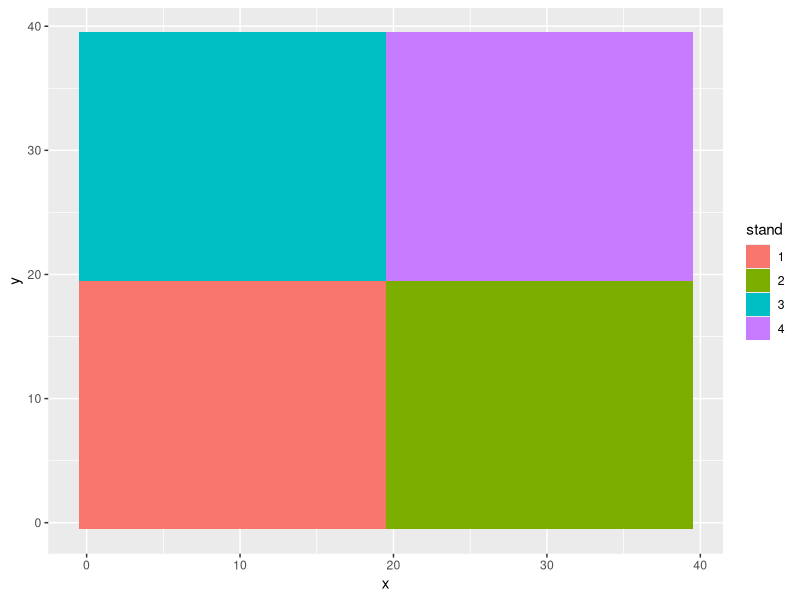
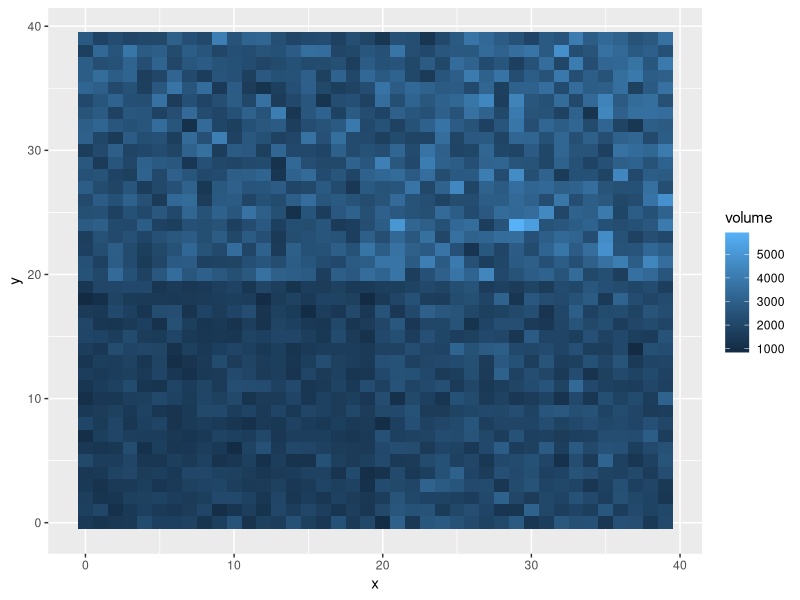
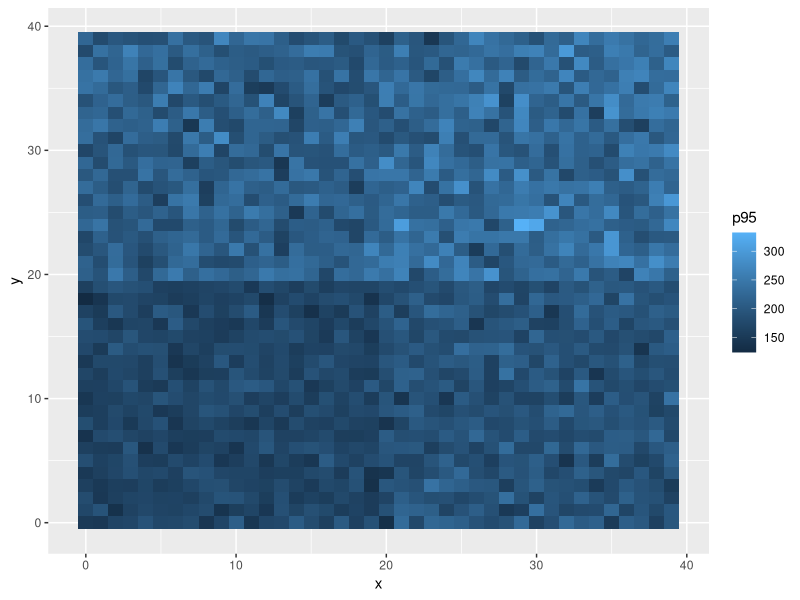
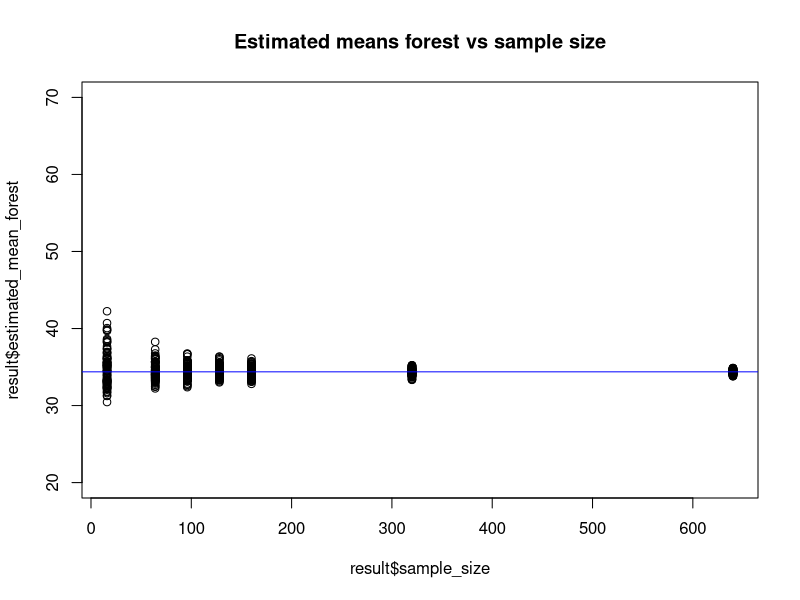
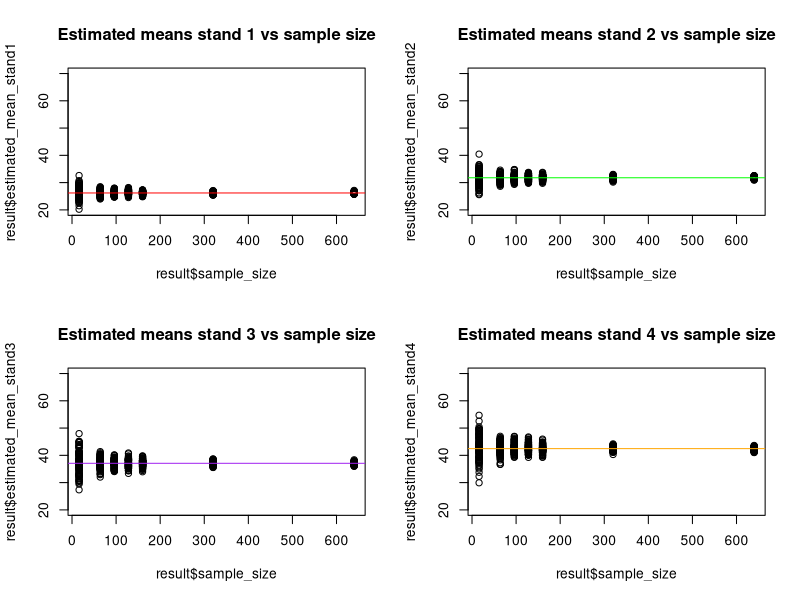
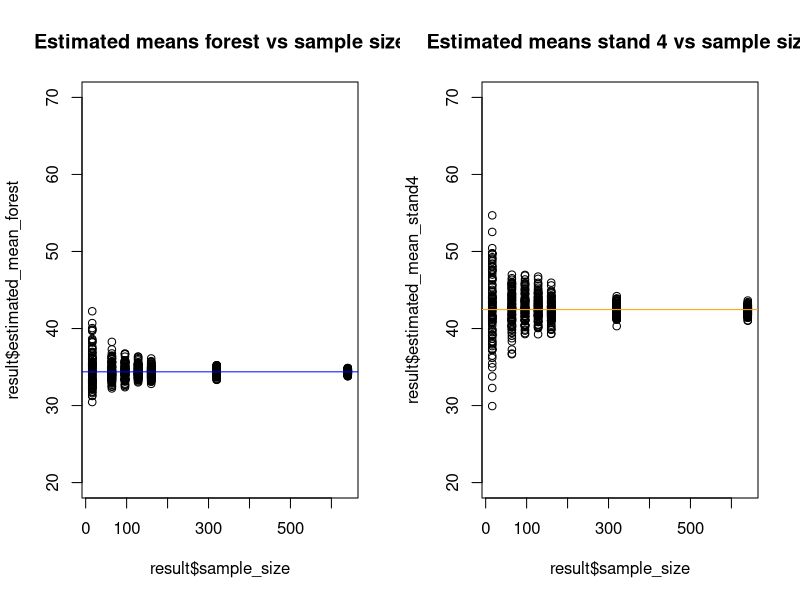
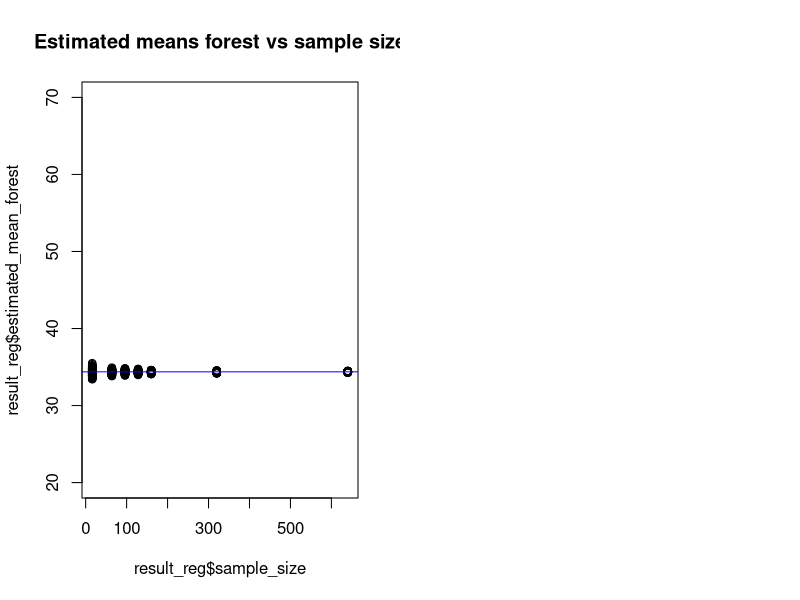
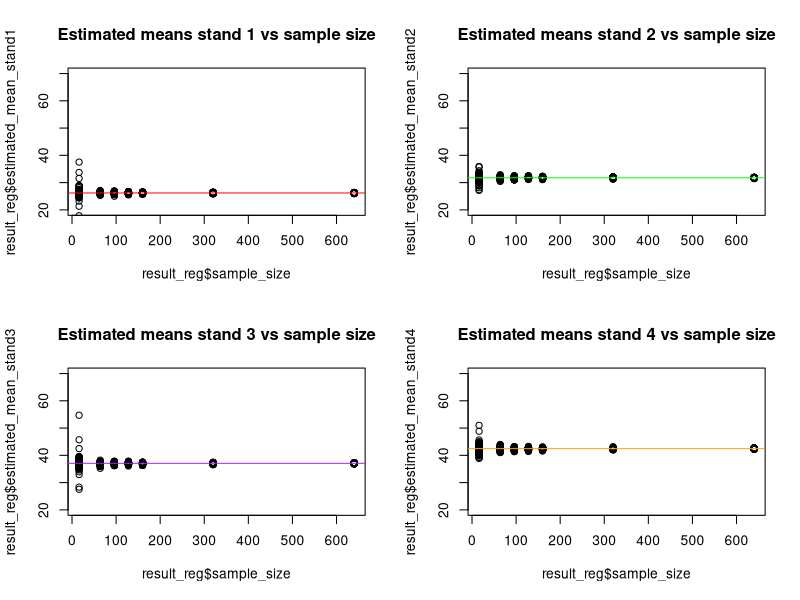

Here is the R script that generated these plots, in order:
## ---- chunk 1
library(ggplot2)
example1 <- read.csv("example1.csv")

#PLACEHOLDER
# paste here



example1$stand <- factor(example1$stand)
ggplot(example1,aes(x=x,y=y,fill=stand)) + geom_tile()
ggplot(example1,aes(x=x,y=y,fill=volume)) + geom_tile()
ggplot(example1,aes(x=x,y=y,fill=p95)) + geom_tile()
example1$volume <- rnorm(1600,0.07*example1$p95+0.0005*example1$p95^2,0.008*example1$p95)
## ---- chunk 2
true_mean_forest <- mean(example1$volume)
true_mean_stand1 <- mean(example1$volume[example1$stand==1])
true_mean_stand2 <- mean(example1$volume[example1$stand==2])
true_mean_stand3 <- mean(example1$volume[example1$stand==3])
true_mean_stand4 <- mean(example1$volume[example1$stand==4])
print("True mean")
true_mean_forest
print("True mean stand 1")
true_mean_stand1
print("True mean stand 2")
true_mean_stand2
print("True mean stand 3")
true_mean_stand3
print("True mean stand 4")
true_mean_stand4

## ---- chunk 3
repeats <- 100
sample_sizes <- c(16, 64, 96, 128, 160, 320, 640 )
result <- data.frame(rep=c(),sample_size=c(),
                      estimated_mean_forest=c(),
                      estimated_mean_stand1 = c(),
                      estimated_mean_stand2 = c(),
                      estimated_mean_stand3 = c(),
                      estimated_mean_stand4=c())
cont <- 1
for(i in 1:repeats){
  for(j in sample_sizes){
    # get a sample of the indices of the data
    my_sample<- sample(dim(example1)[1],j,replace = FALSE)
    # subset the forest
    sampled_data <- example1[my_sample,]
    # store the rep and sample size
    result[cont,"rep"]<-i
    result[cont,"sample_size"]<-j
    # calculate the sample means for the forest and each stand
    result[cont,"estimated_mean_forest"]<-mean(sampled_data$volume)
    result[cont,"estimated_mean_stand1"]<-mean(sampled_data$volume[sampled_data$stand==1])
    result[cont,"estimated_mean_stand2"]<-mean(sampled_data$volume[sampled_data$stand==2])
    result[cont,"estimated_mean_stand3"]<-mean(sampled_data$volume[sampled_data$stand==3])
    result[cont,"estimated_mean_stand4"]<-mean(sampled_data$volume[sampled_data$stand==4])
    # pass to next iteration
    cont <- cont+1
  }
}
# Store the pre-calculated true values
result$true_mean_forest<-true_mean_forest
result$true_mean_stand1 <- true_mean_stand1
result$true_mean_stand2 <- true_mean_stand2 
result$true_mean_stand3 <- true_mean_stand3 
result$true_mean_stand4 <- true_mean_stand4

## ---- chunk 4

plot(result$sample_size,result$estimated_mean_forest,ylim=c(20,70),
      main="Estimated means forest vs sample size")
abline(true_mean_forest,0,col="blue")
par(mfrow=c(2,2))
plot(result$sample_size,result$estimated_mean_stand1,ylim=c(20,70),
      main="Estimated means stand 1 vs sample size")
abline(true_mean_stand1,0,col="red")
plot(result$sample_size,result$estimated_mean_stand2,ylim=c(20,70),
      main="Estimated means stand 2 vs sample size")
abline(true_mean_stand2,0,col="green")
plot(result$sample_size,result$estimated_mean_stand3,ylim=c(20,70),
      main="Estimated means stand 3 vs sample size")
abline(true_mean_stand3,0,col="purple")
plot(result$sample_size,result$estimated_mean_stand4,ylim=c(20,70),
      main="Estimated means stand 4 vs sample size")
abline(true_mean_stand4,0,col="orange")

par(mfrow=c(1,2))
plot(result$sample_size,result$estimated_mean_forest,ylim=c(20,70),
     main="Estimated means forest vs sample size")
abline(true_mean_forest,0,col="blue")
plot(result$sample_size,result$estimated_mean_stand4,ylim=c(20,70),
      main="Estimated means stand 4 vs sample size")
abline(true_mean_stand4,0,col="orange")

## ---- chunk 5
repeats <- 100
sample_sizes <- c(16, 64, 96, 128, 160, 320, 640 )
result_reg <- data.frame(rep=c(),sample_size=c(),
                      estimated_mean_forest=c(),
                      estimated_mean_stand1 = c(),
                      estimated_mean_stand2 = c(),
                      estimated_mean_stand3 = c(),
                      estimated_mean_stand4=c())
cont <- 1
for(i in 1:repeats){
  for(j in sample_sizes){
    # get a sample of the indices of the data
    my_sample_reg<- sample(dim(example1)[1],j,replace = FALSE)
    # subset the forest and obtain the sample fit using OLS (lm function)
    sampled_data_reg <- example1[my_sample_reg,]
    model_forest <- lm(volume~p95,data = sampled_data_reg)
    media_reg_forest <- mean(predict(model_forest,example1)) + mean(model_forest$residuals)
    
    # now we will create subsamples for stands, obtain subsample fits for the stand and apply 
    # the regression estimator
    stand1 <- sampled_data_reg[sampled_data_reg$stand==1,]
    media_reg_stand1 <- try({
      model_stand1 <- lm(volume~p95, data=stand1)
      mean(predict(model_stand1,example1[example1$stand==1,]))+ mean(model_stand1$residuals)
    })
    if(inherits(media_reg_stand1,"try-error")){
      media_reg_stand1<-NA
    }
    # repeat for stand 2
    stand2 <- sampled_data_reg[sampled_data_reg$stand==2,]
    media_reg_stand2 <- try({
      model_stand2 <- lm(volume~p95, data=stand2)
      mean(predict(model_stand2,example1[example1$stand==2,])) + mean(model_stand2$residuals)
    })
    # bypass very low stand sample size
    if(inherits(media_reg_stand2,"try-error")){
      media_reg_stand2<-NA
    }
    # repeat for stand 3
    stand3 <- sampled_data_reg[sampled_data_reg$stand==3,]
    media_reg_stand3 <- try({
      model_stand3 <- lm(volume~p95, data=stand3)
      mean(predict(model_stand3,example1[example1$stand==3,])) + mean(model_stand3$residuals)
    })
    # bypass very low stand sample size
    if(inherits(media_reg_stand3,"try-error")){
      media_reg_stand3<-NA
    }
    
    # repeat for stand 4
    stand4 <- sampled_data_reg[sampled_data_reg$stand==4,]
    media_reg_stand4 <- try({
      model_stand4 <- lm(volume~p95, data=stand4)
      mean(predict(model_stand4,example1[example1$stand==4,])) + mean(model_stand4$residuals)
    })
    # bypass very low stand sample size
    if(inherits(media_reg_stand4,"try-error")){
      media_reg_stand4<-NA
    }
    
    
    
    stand2 <- sampled_data_reg[sampled_data_reg$stand==2,]
    stand3 <- sampled_data_reg[sampled_data_reg$stand==3,]
    stand4 <- sampled_data_reg[sampled_data_reg$stand==4,]
    # store the rep and sample size
    result_reg[cont,"rep"]<-i
    result_reg[cont,"sample_size"]<-j
    # calculate the sample means for the forest and each stand
    result_reg[cont,"estimated_mean_forest"]<-media_reg_forest
    result_reg[cont,"estimated_mean_stand1"]<-media_reg_stand1
    result_reg[cont,"estimated_mean_stand2"]<-media_reg_stand2
    result_reg[cont,"estimated_mean_stand3"]<-media_reg_stand3
    result_reg[cont,"estimated_mean_stand4"]<-media_reg_stand4
    # pass to next iteration
    cont <- cont+1
  }
}
# Store the pre-calculated true values
result_reg$true_mean_forest<-true_mean_forest
result_reg$true_mean_stand1 <- true_mean_stand1
result_reg$true_mean_stand2 <- true_mean_stand2 
result_reg$true_mean_stand3 <- true_mean_stand3 
result_reg$true_mean_stand4 <- true_mean_stand4
## ---- chunk 6
plot(result_reg$sample_size,result_reg$estimated_mean_forest,ylim=c(20,70),
      main="Estimated means forest vs sample size")
abline(true_mean_forest,0,col="blue")
par(mfrow=c(2,2))
plot(result_reg$sample_size,result_reg$estimated_mean_stand1,ylim=c(20,70),
      main="Estimated means stand 1 vs sample size")
abline(true_mean_stand1,0,col="red")
plot(result_reg$sample_size,result_reg$estimated_mean_stand2,ylim=c(20,70),
      main="Estimated means stand 2 vs sample size")
abline(true_mean_stand2,0,col="green")
plot(result_reg$sample_size,result_reg$estimated_mean_stand3,ylim=c(20,70),
      main="Estimated means stand 3 vs sample size")
abline(true_mean_stand3,0,col="purple")
plot(result_reg$sample_size,result_reg$estimated_mean_stand4,ylim=c(20,70),
      main="Estimated means stand 4 vs sample size")
abline(true_mean_stand4,0,col="orange")

par(mfrow=c(1,2))
plot(result_reg$sample_size,result_reg$estimated_mean_forest,ylim=c(20,70),
     main="Estimated means forest vs sample size")
abline(true_mean_forest,0,col="blue")
plot(result_reg$sample_size,result_reg$estimated_mean_stand4,ylim=c(20,70),
      main="Estimated means stand 4 vs sample size")
abline(true_mean_stand4,0,col="orange")

## ---- chunk 7
par(mfrow=c(2,2))
plot(result_reg$sample_size,result_reg$estimated_mean_forest,ylim=c(20,70),
     main="Regression estimator")
abline(true_mean_forest,0,col="blue")
abline(true_mean_forest+0.1*true_mean_forest,0,col="blue",lty=2)
abline(true_mean_forest-0.1*true_mean_forest,0,col="blue",lty=2)
plot(result$sample_size,result$estimated_mean_forest,ylim=c(20,70),
     main="Sample mean")
abline(true_mean_forest+0.1*true_mean_forest,0,col="blue",lty=2)
abline(true_mean_forest-0.1*true_mean_forest,0,col="blue",lty=2)


plot(result_reg$sample_size,result_reg$estimated_mean_stand4,ylim=c(20,70),
      main="Regression estimator")
abline(true_mean_stand4,0,col="orange")
abline(true_mean_stand4+0.1*true_mean_stand4,0,col="orange",lty=2)
abline(true_mean_stand4-0.1*true_mean_stand4,0,col="orange",lty=2)
plot(result_reg$sample_size,result_reg$estimated_mean_stand4,ylim=c(20,70),
      main="Sample mean")
abline(true_mean_stand4,0,col="orange")
abline(true_mean_stand4+0.1*true_mean_stand4,0,col="orange",lty=2)
abline(true_mean_stand4-0.1*true_mean_stand4,0,col="orange",lty=2)
## ---- chunk 8
id <- 1:1600
x <- rep(0:39,each=40)
y <- rep(0:39,times=40)
stand <- (1+x%/%20) +2*(y%/%20)
p95 <- rnorm(1600,150+20*stand,10+5*stand)
volume <- rnorm(1600,p95+0.05*p95^2,100)
example1 <- data.frame(id=id,x=x,y=y,stand=stand,volume=volume)
